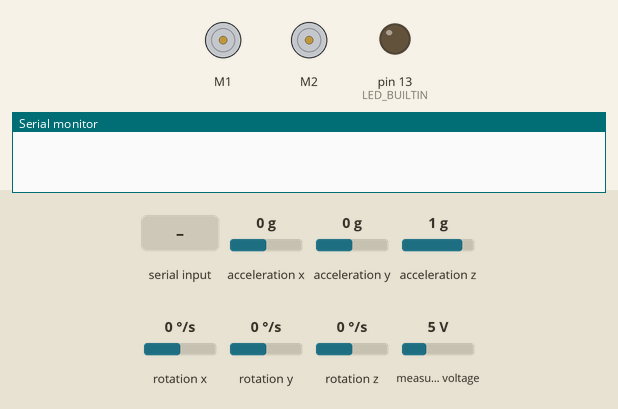
Recording of a sketch running on a simulated Arduino Leonardo, built with avr-gcc and run on an emulated ATmega32U4. Shown: 2 × DC motor (green arrow = forward, orange = backward, longer = faster), output pins drawn as LEDs (lit = HIGH), the last lines printed to the serial monitor. Inputs (shaded band) come from the test bench; at power-on: acceleration x 0 g, acceleration y 0 g, acceleration z 1 g, rotation x 0 °/s, rotation y 0 °/s, rotation z 0 °/s, measured voltage 5 V.

Above: at 1.2 s.
1.3 s: "90,45\n" received over Serial
At 2.3 s:
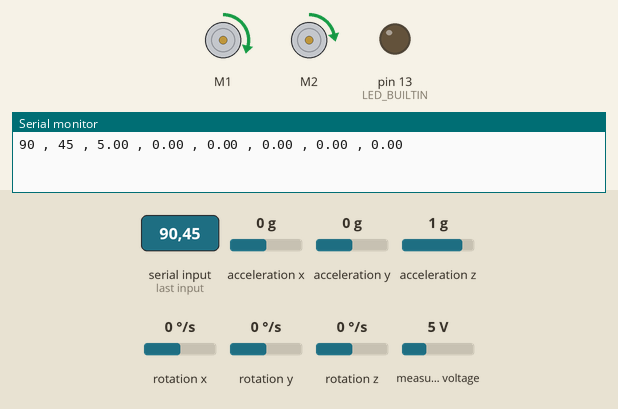
2.8 s: "30,150\n" received over Serial
At 3.5 s:
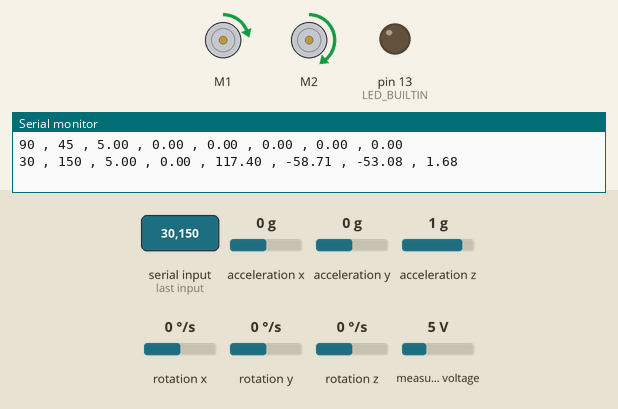
4.3 s: "90\n" received over Serial
At 4.6 s:
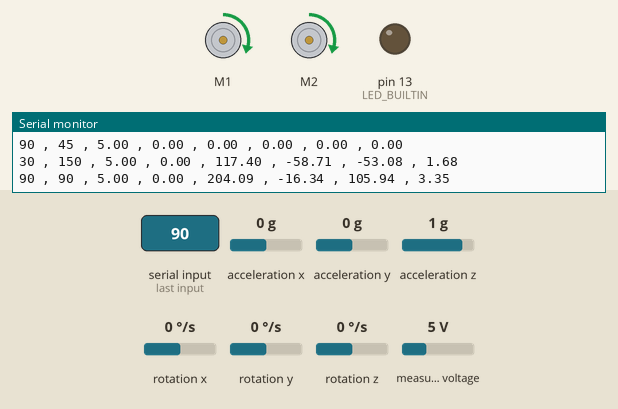
5.8 s: "200\n" received over Serial
At 6.9 s:
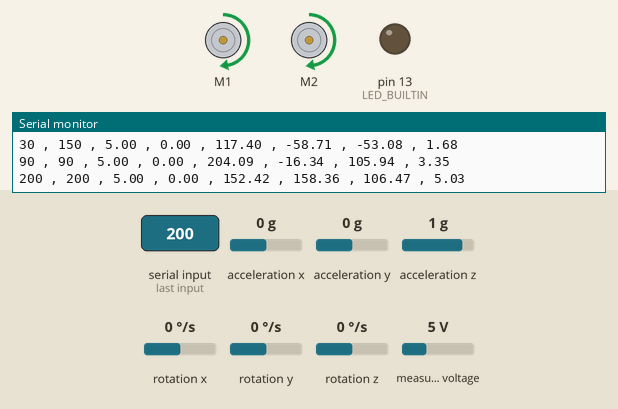
7.3 s: "1,90\n" received over Serial
At 8.1 s:
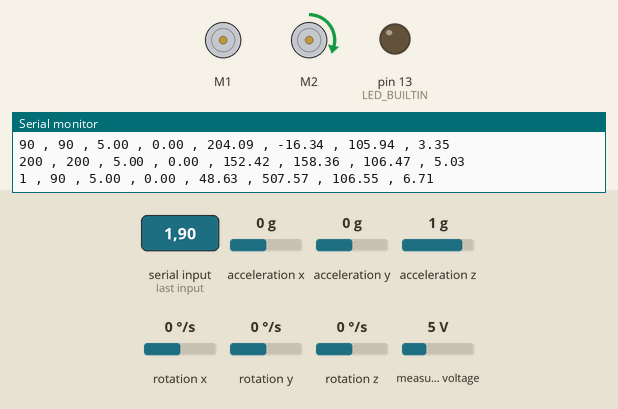
8.8 s: "0\n" received over Serial
At 9.3 s:
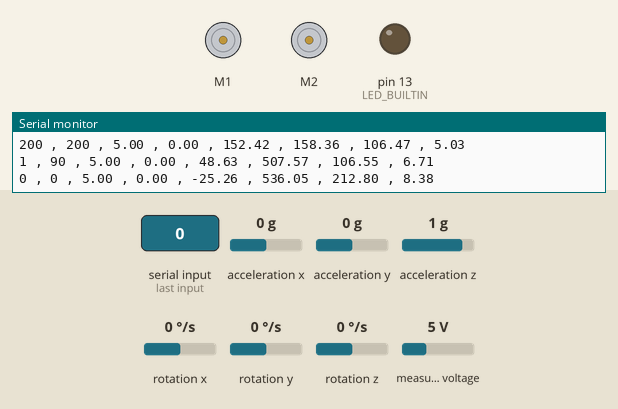
Timing chart, 0 to 11.3 s (numbered marks = the images above; inputs shaded):
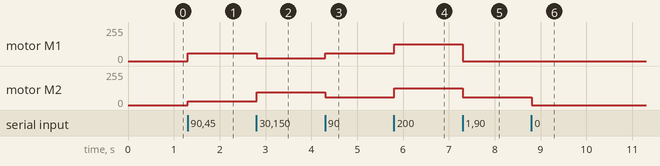

The sketch:

GyroAngle.ino
```cpp
/*
  Odometry && Gyro Integration with teleoperate
*/
#include <Wire.h>
#include <Zumo32U4.h>

// zumo classes
Zumo32U4Encoders encoders;
Zumo32U4Motors motors;
Zumo32U4IMU imu;

// time variables
#define SAMPLERATE 0.1          // 5 millis =  200 Hz
unsigned long lastMillis = 0;
unsigned long lastMicros = 0;
float dt_time = SAMPLERATE/1000.0;

// message variables
String inputString = "";      // a String to hold incoming data
bool stringComplete = false;  // whether the string is complete

// Odometry settings
#define GEAR_RATIO 75      // Motor gear ratio 100.37
#define WHEELS_DISTANCE 98    // Distance between tracks
#define WHEEL_DIAMETER 37.5   // Wheels diameter measured 38.5
#define ENCODER_PPR 12        // Encoder pulses per revolution
#define GYRO_SCALE 0.07        // 70 mdps/LSB
float encoder2dist = WHEEL_DIAMETER*3.14/(ENCODER_PPR*GEAR_RATIO);  // conversition of encoder pulses to distance in mm

float theta = 0;
float posx = 0;
float posy = 0;

// imu Fusion
float gyroAngle=0;
int32_t gyroOffset_z = -16;
float gyroz=0;
boolean motorsState = 0;
// the setup function runs once when you press reset or power the board
void setup() {
  // init imu
  Wire.begin();
  imu.init();
  imu.enableDefault();
  imu.configureForTurnSensing();
  // initialize digital pin LED_BUILTIN as an output.
  pinMode(LED_BUILTIN, OUTPUT);

  // initialize serial:
  Serial.begin(9600);
  // reserve 200 bytes for the inputString:
  inputString.reserve(200);
  // update motors command to stop
  motors.setLeftSpeed(0);
  motors.setRightSpeed(0);
  // take time stamp
  lastMillis = millis();
  lastMicros = micros();

  // calculate gyro offset
  //gyroOffset();

}

// the loop function runs over and over again forever
void loop() {
  if (millis() - lastMillis >= SAMPLERATE){
    lastMillis = millis();
    // calculate dt sample
    unsigned long dtMicros = micros()-lastMicros;
    lastMicros = micros();
    dt_time = float(dtMicros)/1000000.0;
    // read imu, calculate rotation angle
    gyroIntegration();
    // run functions
    odometry();
  }
  // check for iuncoming messages
  msg_handler();
}

// gyroIntegration
void gyroIntegration(void){
  imu.readGyro();
  gyroz = ((float) (imu.g.z - (int16_t)gyroOffset_z))*GYRO_SCALE;
  if (motorsState) gyroAngle+=(gyroz*dt_time); // integrate when in motion
}

// gyro calibration
void gyroOffset(){
  delay(1); // delay before starting gyro readings for offset
  int32_t total = 0;
  for (uint16_t i = 0; i < 1024; i++)
  {
    // Wait for new data to be available, then read it.
    while(!imu.gyroDataReady()) {}
    imu.readGyro();

    // Add the Z axis reading to the total.
    total += imu.g.z;
  }
  gyroOffset_z = total / 1024;
  Serial.println(gyroOffset_z);
}

// check if there is a message if so parse it and send an update
void msg_handler(void){
  // check for incoming message
  while (Serial.available()) {
    // get the new byte:
    char inChar = (char)Serial.read();
    // add it to the inputString:
    inputString += inChar;
    // if the incoming character is a newline, set a flag so the main loop can
    // do something about it:
    if (inChar == '\n') {
      stringComplete = true;
    }
  }
  // check if message is complete
  if (stringComplete) {
    parse_msg();
  }
}
// parse incoming message and send a response
void parse_msg(void){
    //Serial.print(inputString);

    int ind1 = inputString.indexOf(',');  //finds location of first ,
    String str = inputString.substring(0, ind1);   //captures first data String
    int joyX = str.toInt();
    str ="";
    str = inputString.substring(ind1+1);   //captures first data String
    int joyY = str.toInt();

    int leftMotor = joyX;  //int(float(joyX)/1.5);
    int rightMotor = joyY; //int(float(joyX)/1.5);
    uint16_t batteryLevel = readBatteryMillivolts();
    float battery = float(batteryLevel)/1000.0;


    // send a response
    Serial.print(leftMotor);
    Serial.print(" , ");
    Serial.print(rightMotor);
    Serial.print(" , ");
    Serial.print(battery);
    Serial.print(" , ");
    Serial.print(dt_time);
    Serial.print(" , ");
    Serial.print(posx);
    Serial.print(" , ");
    Serial.print(posy);
    Serial.print(" , ");
    Serial.print(theta*57.295);
    Serial.print(" , ");
    Serial.println(gyroAngle);

    motorsState = (leftMotor || rightMotor) ==  0 ? 0 : 1; //  check if motors are still
    // update motors

    motors.setLeftSpeed(leftMotor);
    motors.setRightSpeed(rightMotor);
    // clear the string:
    inputString = "";
    stringComplete = false;
}

void odometry(void){
      //encoder read
    int16_t countsLeft = encoders.getCountsAndResetLeft();
    int16_t countsRight = encoders.getCountsAndResetRight();
    float dx_1 = countsRight*encoder2dist;
    float dx_2 = countsLeft*encoder2dist;
    float d_theta = float(dx_1-dx_2)/WHEELS_DISTANCE;
    posx += cos(theta+d_theta/2)*(dx_1+dx_2)/2;
    posy += sin(theta+d_theta/2)*(dx_1+dx_2)/2;
    theta += d_theta;
}
```

Measured:
- after the input at 1.3 s, motor M1: stopped → forward 57/255 at once; motor M2: stopped → forward 28/255 at once
- after the input at 2.8 s, motor M1: forward 57/255 → forward 19/255 at once; motor M2: forward 28/255 → forward 95/255 at once
- after the input at 4.3 s, motor M1: forward 19/255 → forward 57/255 at once; motor M2: forward 95/255 → forward 57/255 at once
- after the input at 5.8 s, motor M1, motor M2: forward 57/255 → forward 127/255 at once
- after the input at 7.3 s, motor M1: forward 127/255 → stopped at once; motor M2: forward 127/255 → forward 57/255 at once
- after the input at 8.8 s, motor M2: forward 57/255 → stopped at once
